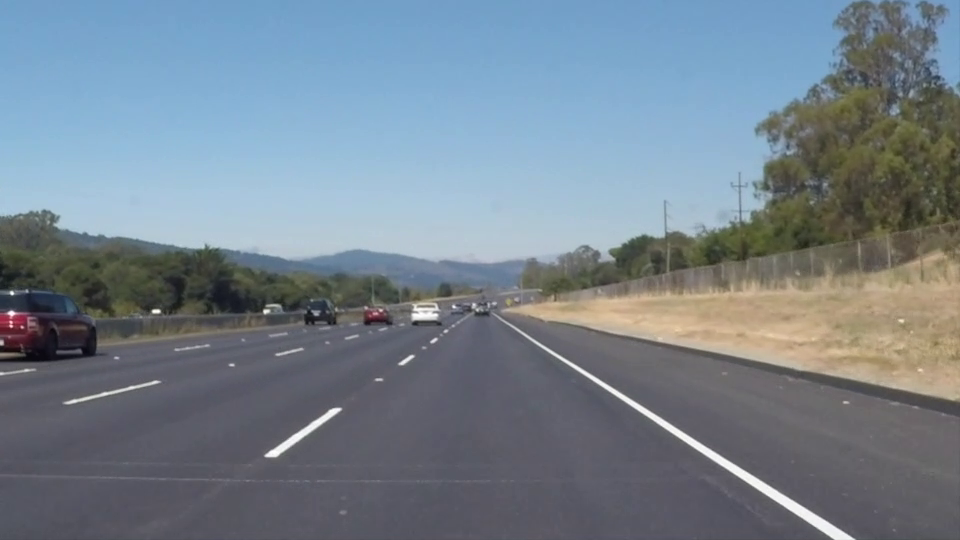
#> input picture frame 22 of test_videos_copy/solidWhiteRight.mp4, 960 x 540 px, given in place of larÄ± Mersin_Silifke  #yolvideolarÄ± #silifke #cubamusic.mp4, which was not available
$ python Lane_Detection_and_Tracking.py
#> lines starting #> are read from the running program, lines starting #| are printed output that depends on the picture; after the words box and inside, x2 and y2 are one past the last pixel; in counts of white or black regions, pixels touching at a corner belong together; pictures that were not available may be replaced by others from this repository, and a replacement may not be noted
import cv2
import numpy as np
import time

def calculate_measures_4roi(frame):
    height = frame.shape[0]
    width = frame.shape[1]

    corners4roi = [
        (0, height),
        (width / 3.2, height / 1.8),
        (width / 1.5, height / 1.5),
        (width, height)]

    return np.array([corners4roi], dtype=np.int32)

def region_of_interest(frame, corners4roi):
    mask = np.zeros_like(frame)
    match_mask_color = 255
    cv2.fillPoly(mask, corners4roi, match_mask_color)
    masked_frame = cv2.bitwise_and(frame, mask)

    return masked_frame

def draw_the_lines(frame, lines):
    frame = np.copy(frame)
    blank_frame = np.zeros((frame.shape[0], frame.shape[1], 3), dtype=np.uint8)

    if lines is not None:
        for line in lines:
            for x1, y1, x2, y2 in line:
                cv2.line(blank_frame, (x1,y1), (x2,y2), (0, 255, 0), thickness=5)

    frame = cv2.addWeighted(frame, 0.9, blank_frame, 0.5, 0.0)

    return frame

def draw_filled_lane(frame, lines):
    if lines is None:
        return frame

    left_fit = []
    right_fit = []

    for line in lines:
        for x1, y1, x2, y2 in line:
            slope = (y2 - y1) / (x2 - x1)
            intercept = y1 - slope * x1
            # Sağ şeridi tespit etmek için koşullar
            if slope < -0.5 and slope > -2.0 and x1 < frame.shape[1] / 2 and x2 < frame.shape[1] / 2:
                left_fit.append((x1, y1))
                left_fit.append((x2, y2))
            elif slope > 0.5 and slope < 2.0 and x1 > frame.shape[1] / 2 and x2 > frame.shape[1] / 2:
                right_fit.append((x1, y1))
                right_fit.append((x2, y2))

    if len(left_fit) > 0 and len(right_fit) > 0:
        left_fit = np.array(left_fit)
        right_fit = np.array(right_fit)

        left_fit = left_fit[left_fit[:, 1].argsort()]
        right_fit = right_fit[right_fit[:, 1].argsort()]

        left_line_pts = np.vstack((left_fit[0], left_fit[-1]))
        right_line_pts = np.vstack((right_fit[0], right_fit[-1]))

        pts = np.vstack((left_line_pts, right_line_pts[::-1]))
        pts = np.array([pts], dtype=np.int32)

        cv2.fillPoly(frame, pts, (0, 255, 0))

    return frame

def detect_lines_and_process(frame):
    blurred_frame = cv2.GaussianBlur(frame, (9, 9), 0.8)
    gray_frame = cv2.cvtColor(blurred_frame, cv2.COLOR_RGB2GRAY)
    canny_frame = cv2.Canny(gray_frame, 50, 150)
    cropped_frame = region_of_interest(canny_frame, calculate_measures_4roi(frame))
    lines = cv2.HoughLinesP(cropped_frame,
                            rho=1,
                            theta=np.pi / 180,
                            threshold=50,
                            lines=np.array([]),
                            minLineLength=10,
                            maxLineGap=250)
    frame_with_lines = draw_the_lines(frame, lines)
    frame_with_filled_lane = draw_filled_lane(frame_with_lines, lines)

    return frame_with_filled_lane

cap = cv2.VideoCapture("/Users/izzetozguronder/Desktop/serit_takip_sistemi-main/Yol VideolarÄ± Mersin_Silifke  #yolvideolarÄ± #silifke #cubamusic.mp4")

while cap.isOpened():
    ret, frame = cap.read()
#> frame is the input picture: shape (540, 960, 3); mean B, G, R 141.9, 130.7, 117.7
    if not ret:
        break
    cv2.imshow("Original Road", frame)

    frame = detect_lines_and_process(frame)
#> in detect_lines_and_process, `gray_frame = cv2.cvtColor(blurred_frame, cv2.COLOR_RGB2GRAY)`:
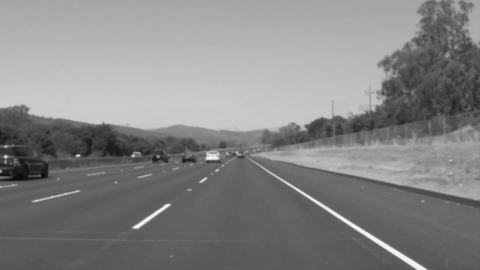
#> gray_frame: shape (540, 960) (shown at 1/2 size); min 11, max 252, mean 132.6
#> in detect_lines_and_process, `canny_frame = cv2.Canny(gray_frame, 50, 150)`:
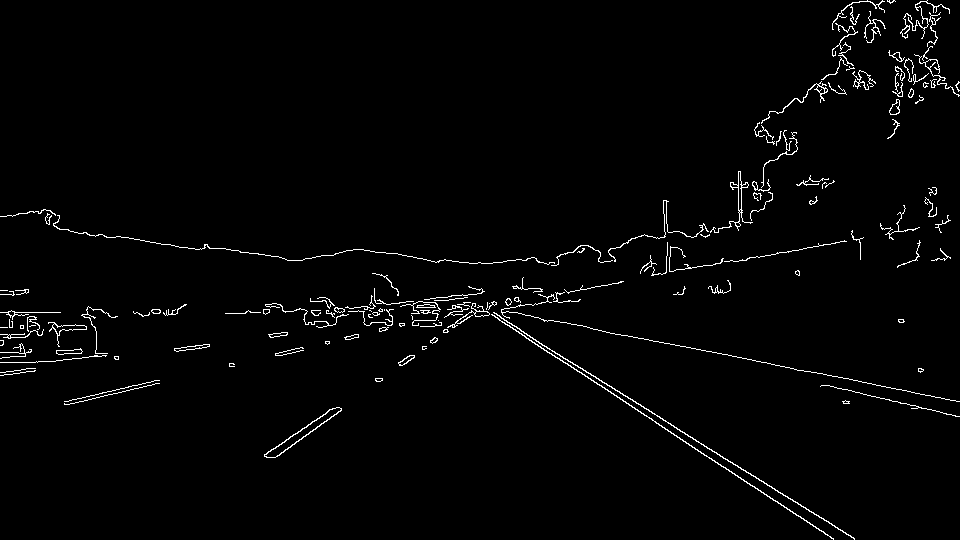
#> canny_frame: shape (540, 960); 1.9% white in thin lines or dots
#> in region_of_interest, `cv2.fillPoly(mask, corners4roi, match_mask_color)`:
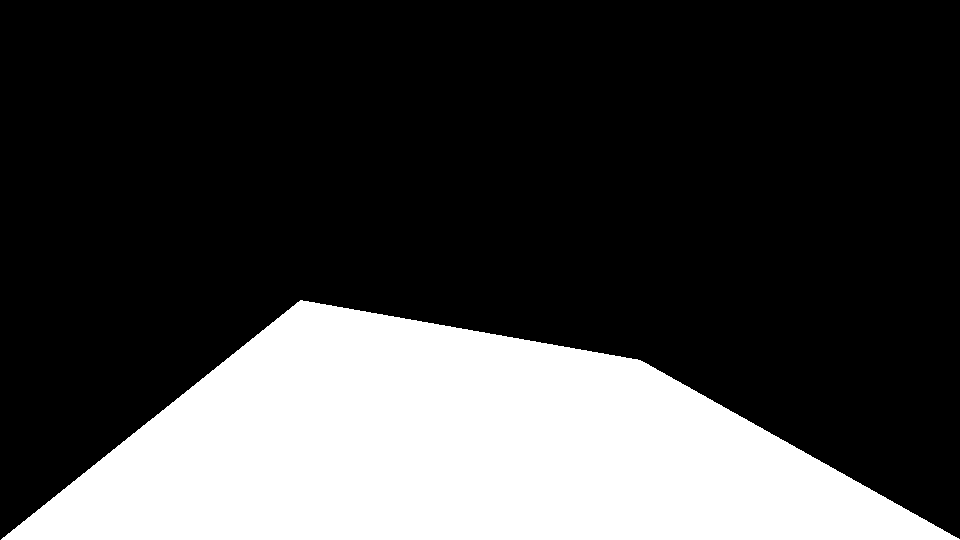
#> mask: shape (540, 960); 26.3% white; 1 white region, box (x1, y1, x2, y2) and area: (1, 300, 960, 540) 136300
#> in region_of_interest, `masked_frame = cv2.bitwise_and(frame, mask)`:
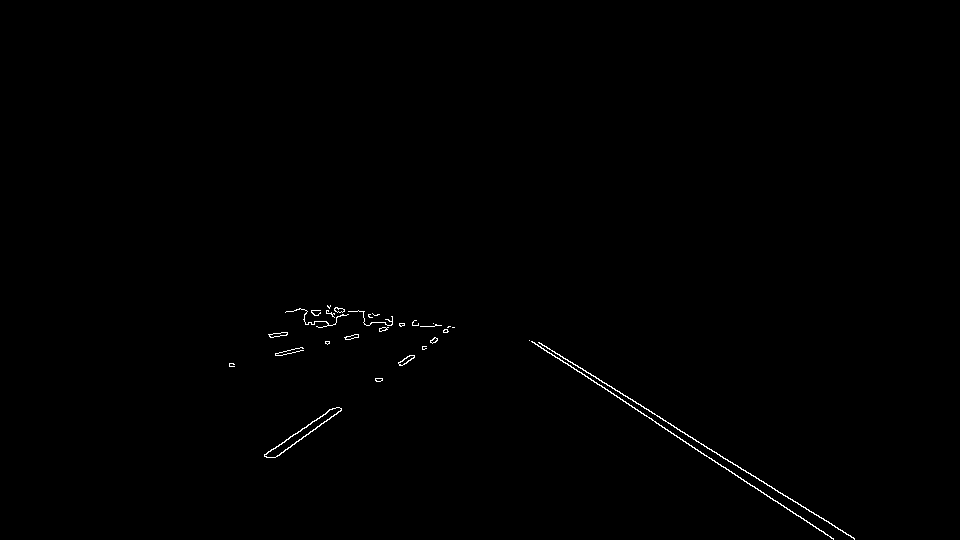
#> masked_frame: shape (540, 960); 0.37% white in thin lines or dots, all inside (x1, y1, x2, y2) = (229, 305, 855, 540)
#> in detect_lines_and_process, `lines = cv2.HoughLinesP(cropped_frame, rho=1, theta=np.pi / 180, thres..`: lines = [[539, 342, 854, 538], [529, 340, 800, 516], [662, 427, 833, 538], [538, 342, 854, 539], [275, 457, 454, 327], [264, 454, 453, 327], [264, 455, 446, 332], [229, 363, 416, 320]]
#> the loop in draw_the_lines, `for line in lines:` made 8 passes
#> after the loop in draw_the_lines, `for line in lines:`:
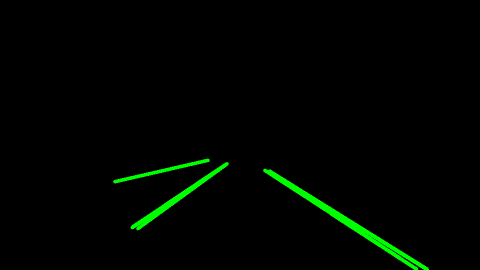
#> blank_frame: shape (540, 960, 3) (shown at 1/2 size); mean of channels 0, 1, 2 0, 4.6, 0; drawn as B, G, R
#> in draw_the_lines, `frame = cv2.addWeighted(frame, 0.9, blank_frame, 0.5, 0.0)`:
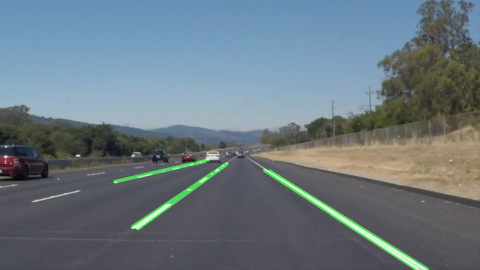
#> frame: shape (540, 960, 3) (shown at 1/2 size); mean B, G, R 127.7, 119.4, 105.9
#> the loop in draw_filled_lane, `for line in lines:` made 8 passes
#> after the loop in draw_filled_lane, `for line in lines:`: left_fit = [(275, 457), (454, 327), (264, 454), (453, 327), (264, 455), (446, 332)]; right_fit = [(539, 342), (854, 538), (529, 340), (800, 516), (662, 427), (833, 538), (538, 342), (854, 539)]
#> in draw_filled_lane, `left_fit = np.array(left_fit)`: left_fit = [[275, 457], [454, 327], [264, 454], [453, 327], [264, 455], [446, 332]]
#> in draw_filled_lane, `right_fit = np.array(right_fit)`: right_fit = [[539, 342], [854, 538], [529, 340], [800, 516], [662, 427], [833, 538], [538, 342], [854, 539]]
#> in draw_filled_lane, `left_fit = left_fit[left_fit[:, 1].argsort()]`: left_fit = [[454, 327], [453, 327], [446, 332], [264, 454], [264, 455], [275, 457]]
#> in draw_filled_lane, `right_fit = right_fit[right_fit[:, 1].argsort()]`: right_fit = [[529, 340], [539, 342], [538, 342], [662, 427], [800, 516], [854, 538], [833, 538], [854, 539]]
#> in draw_filled_lane, `left_line_pts = np.vstack((left_fit[0], left_fit[-1]))`: left_line_pts = [[454, 327], [275, 457]]
#> in draw_filled_lane, `right_line_pts = np.vstack((right_fit[0], right_fit[-1]))`: right_line_pts = [[529, 340], [854, 539]]
#> in draw_filled_lane, `pts = np.vstack((left_line_pts, right_line_pts[::-1]))`: pts = [[454, 327], [275, 457], [854, 539], [529, 340]]
#> in draw_filled_lane, `cv2.fillPoly(frame, pts, (0, 255, 0))`:
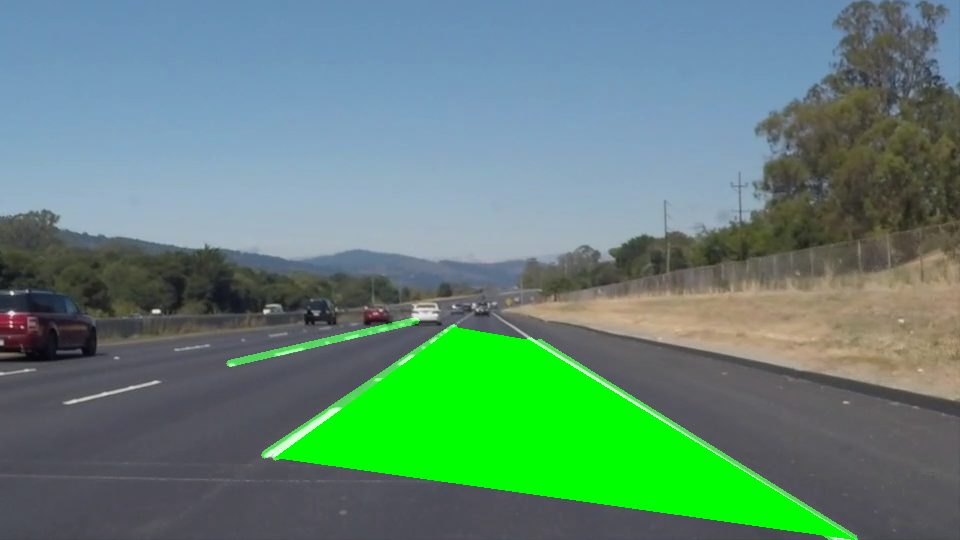
#> frame: shape (540, 960, 3); mean B, G, R 118.1, 135, 97.2
    time.sleep(0.01)

    cv2.imshow("Processed Road", frame)

    if cv2.waitKey(1) & 0xFF == ord("q"):
#> (key q is pressed here)
        break

cap.release()
cv2.destroyAllWindows()

$ run again, starting later in the video
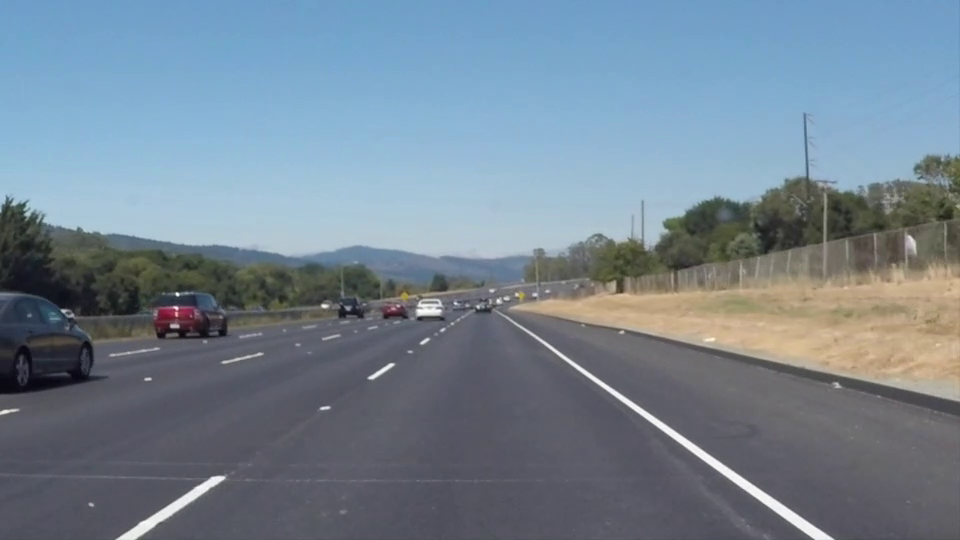
#> input picture frame 99 of test_videos_copy/solidWhiteRight.mp4, 960 x 540 px, given in place of larÄ± Mersin_Silifke  #yolvideolarÄ± #silifke #cubamusic.mp4, which was not available
#> frame is the input picture: shape (540, 960, 3); mean B, G, R 146, 132.3, 116.7
#> in detect_lines_and_process, `canny_frame = cv2.Canny(gray_frame, 50, 150)`:
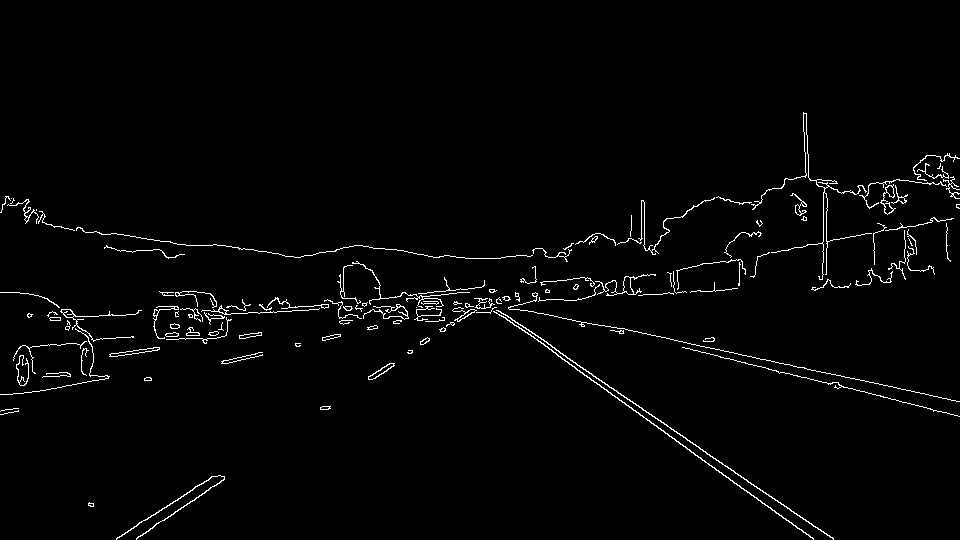
#> canny_frame: shape (540, 960); 1.9% white in thin lines or dots, all inside (x1, y1, x2, y2) = (0, 112, 960, 540)
#> mask: shape (540, 960); 26.3% white; 1 white region, box (x1, y1, x2, y2) and area: (1, 300, 960, 540) 136300
#> masked_frame: shape (540, 960); 0.35% white in thin lines or dots, all inside (x1, y1, x2, y2) = (88, 304, 834, 540)
#> lines = [[540, 342, 797, 528], [556, 350, 832, 537], [543, 343, 813, 539], [136, 538, 445, 329], [116, 539, 443, 327], [593, 376, 833, 538], [136, 539, 444, 331], [541, 343, 702, 460], [221, 363, 398, 323], [225, 360, 404, 319]]
#> the loop in draw_the_lines, `for line in lines:` made 10 passes
#> the loop in draw_filled_lane, `for line in lines:` made 10 passes
#> after the loop in draw_filled_lane, `for line in lines:`: left_fit = [(136, 538), (445, 329), (116, 539), (443, 327), (136, 539), (444, 331)]; right_fit = [(540, 342), (797, 528), (556, 350), (832, 537), (543, 343), (813, 539), (593, 376), (833, 538), (541, 343), (702, 460)]
#> in draw_filled_lane, `left_fit = np.array(left_fit)`: left_fit = [[136, 538], [445, 329], [116, 539], [443, 327], [136, 539], [444, 331]]
#> in draw_filled_lane, `right_fit = np.array(right_fit)`: right_fit = [[540, 342], [797, 528], [556, 350], [832, 537], [543, 343], [813, 539], [593, 376], [833, 538], [541, 343], [702, 460]]
#> in draw_filled_lane, `left_fit = left_fit[left_fit[:, 1].argsort()]`: left_fit = [[443, 327], [445, 329], [444, 331], [136, 538], [116, 539], [136, 539]]
#> in draw_filled_lane, `right_fit = right_fit[right_fit[:, 1].argsort()]`: right_fit = [[540, 342], [543, 343], [541, 343], [556, 350], [593, 376], [702, 460], [797, 528], [832, 537], [833, 538], [813, 539]]
#> left_line_pts = [[443, 327], [136, 539]]
#> right_line_pts = [[540, 342], [813, 539]]
#> pts = [[443, 327], [136, 539], [813, 539], [540, 342]]
#> in draw_filled_lane, `cv2.fillPoly(frame, pts, (0, 255, 0))`:
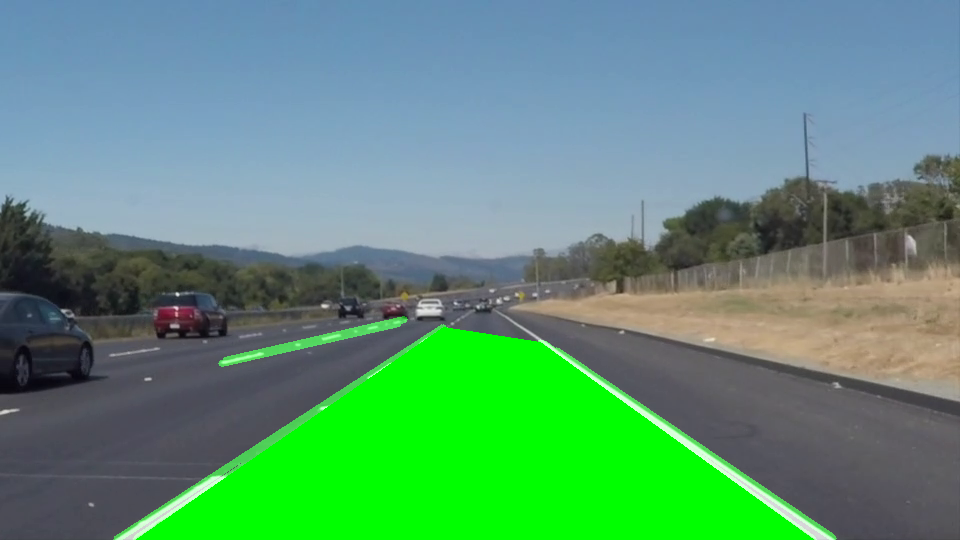
#> frame: shape (540, 960, 3); mean B, G, R 117.3, 147.4, 92.6

$ run again, starting later in the video
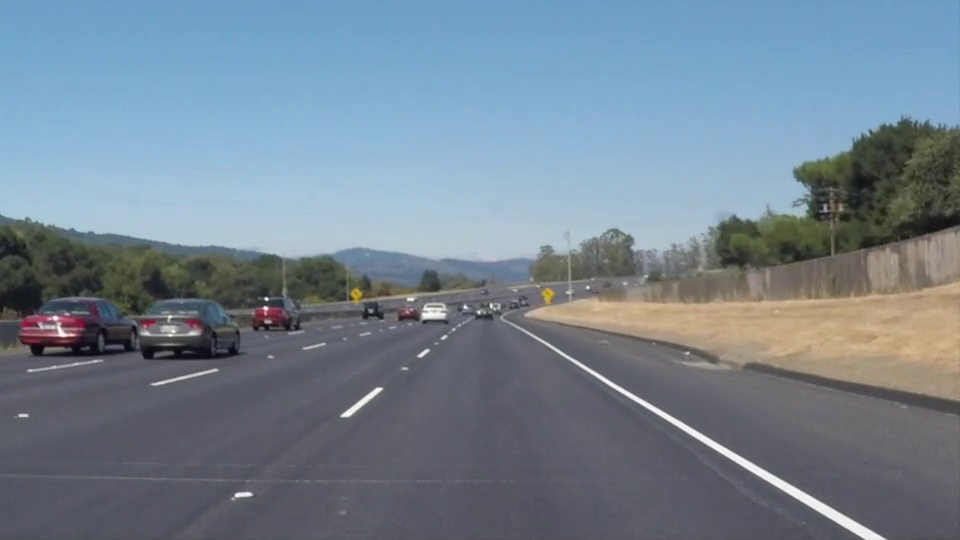
#> input picture frame 176 of test_videos_copy/solidWhiteRight.mp4, 960 x 540 px, given in place of larÄ± Mersin_Silifke  #yolvideolarÄ± #silifke #cubamusic.mp4, which was not available
#> frame is the input picture: shape (540, 960, 3); mean B, G, R 145.2, 131.6, 116.5
#> in detect_lines_and_process, `canny_frame = cv2.Canny(gray_frame, 50, 150)`:
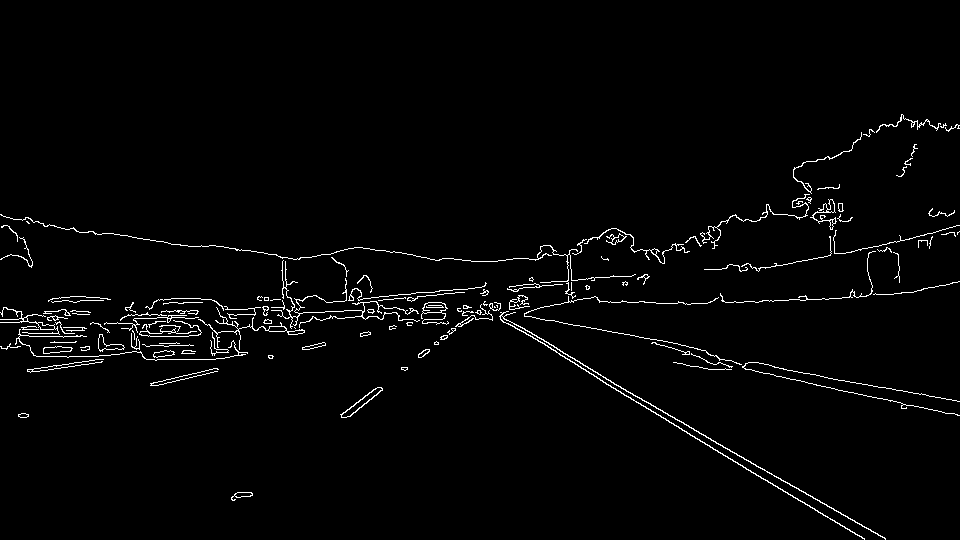
#> canny_frame: shape (540, 960); 2.1% white in thin lines or dots, all inside (x1, y1, x2, y2) = (0, 114, 960, 540)
#> mask: shape (540, 960); 26.3% white; 1 white region, box (x1, y1, x2, y2) and area: (1, 300, 960, 540) 136300
#> masked_frame: shape (540, 960); 0.37% white in thin lines or dots, all inside (x1, y1, x2, y2) = (209, 300, 886, 540)
#> lines = [[589, 373, 864, 539], [544, 343, 862, 526], [563, 353, 885, 539], [232, 500, 452, 328], [252, 495, 447, 337], [289, 313, 356, 310], [543, 343, 746, 469], [248, 496, 455, 328]]
#> the loop in draw_the_lines, `for line in lines:` made 8 passes
#> the loop in draw_filled_lane, `for line in lines:` made 8 passes
#> after the loop in draw_filled_lane, `for line in lines:`: left_fit = [(232, 500), (452, 328), (252, 495), (447, 337), (248, 496), (455, 328)]; right_fit = [(589, 373), (864, 539), (544, 343), (862, 526), (563, 353), (885, 539), (543, 343), (746, 469)]
#> in draw_filled_lane, `left_fit = np.array(left_fit)`: left_fit = [[232, 500], [452, 328], [252, 495], [447, 337], [248, 496], [455, 328]]
#> in draw_filled_lane, `right_fit = np.array(right_fit)`: right_fit = [[589, 373], [864, 539], [544, 343], [862, 526], [563, 353], [885, 539], [543, 343], [746, 469]]
#> in draw_filled_lane, `left_fit = left_fit[left_fit[:, 1].argsort()]`: left_fit = [[452, 328], [455, 328], [447, 337], [252, 495], [248, 496], [232, 500]]
#> in draw_filled_lane, `right_fit = right_fit[right_fit[:, 1].argsort()]`: right_fit = [[544, 343], [543, 343], [563, 353], [589, 373], [746, 469], [862, 526], [864, 539], [885, 539]]
#> left_line_pts = [[452, 328], [232, 500]]
#> right_line_pts = [[544, 343], [885, 539]]
#> pts = [[452, 328], [232, 500], [885, 539], [544, 343]]
#> in draw_filled_lane, `cv2.fillPoly(frame, pts, (0, 255, 0))`:
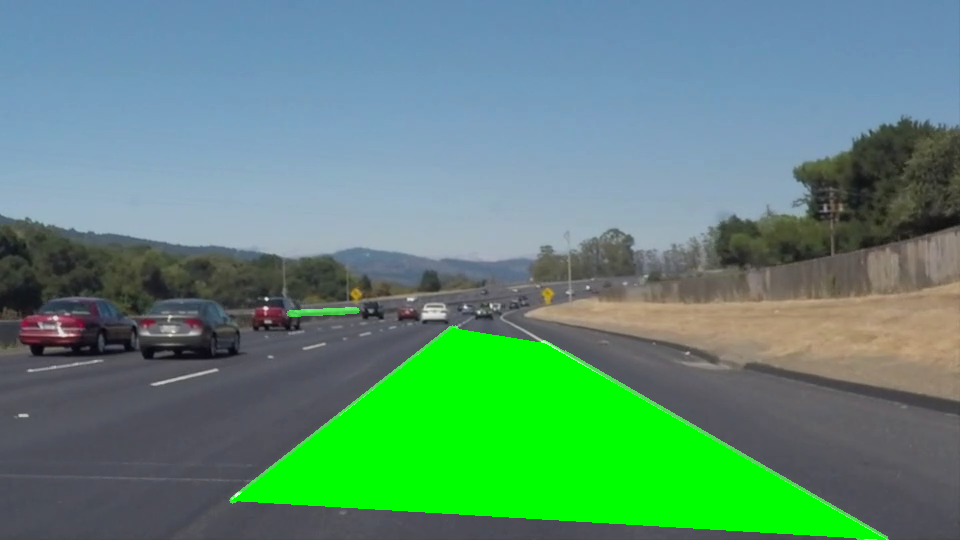
#> frame: shape (540, 960, 3); mean B, G, R 118, 140.9, 93.4
